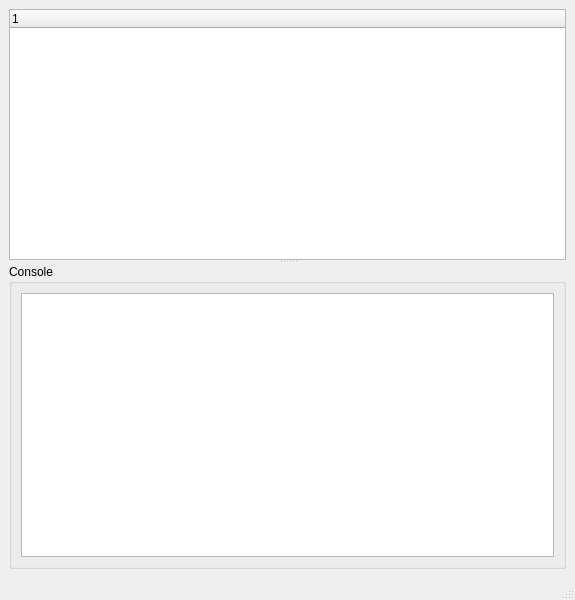
<?xml version="1.0" encoding="UTF-8"?>
<ui version="4.0">
 <class>ArduControlWindow</class>
 <widget class="QMainWindow" name="ArduControlWindow">
  <property name="geometry">
   <rect>
    <x>0</x>
    <y>0</y>
    <width>575</width>
    <height>600</height>
   </rect>
  </property>
  <property name="windowTitle">
   <string>MainWindow</string>
  </property>
  <widget class="QWidget" name="centralwidget">
   <layout class="QVBoxLayout" name="verticalLayout">
    <item>
     <widget class="QSplitter" name="splitter">
      <property name="orientation">
       <enum>Qt::Vertical</enum>
      </property>
      <property name="opaqueResize">
       <bool>true</bool>
      </property>
      <property name="childrenCollapsible">
       <bool>false</bool>
      </property>
      <widget class="QTreeWidget" name="treeWidget">
       <column>
        <property name="text">
         <string notr="true">1</string>
        </property>
       </column>
      </widget>
      <widget class="QGroupBox" name="groupBox">
       <property name="title">
        <string>Console</string>
       </property>
       <layout class="QVBoxLayout" name="verticalLayout_2">
        <item>
         <widget class="QPlainTextEdit" name="console">
          <property name="backgroundVisible">
           <bool>false</bool>
          </property>
         </widget>
        </item>
       </layout>
      </widget>
     </widget>
    </item>
   </layout>
  </widget>
  <widget class="QMenuBar" name="menubar">
   <property name="geometry">
    <rect>
     <x>0</x>
     <y>0</y>
     <width>575</width>
     <height>21</height>
    </rect>
   </property>
  </widget>
  <widget class="QStatusBar" name="statusbar"/>
 </widget>
 <resources/>
 <connections/>
</ui>
